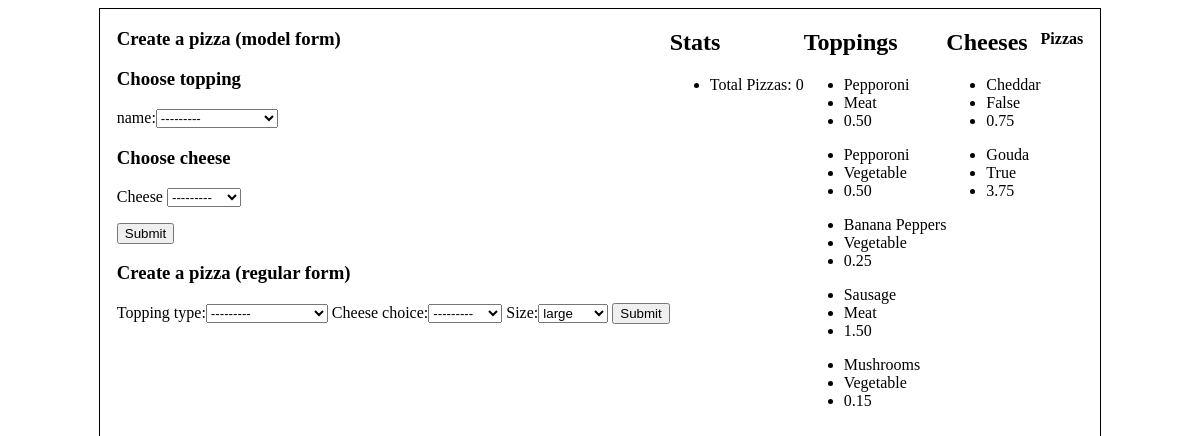
The app's page /, older data.
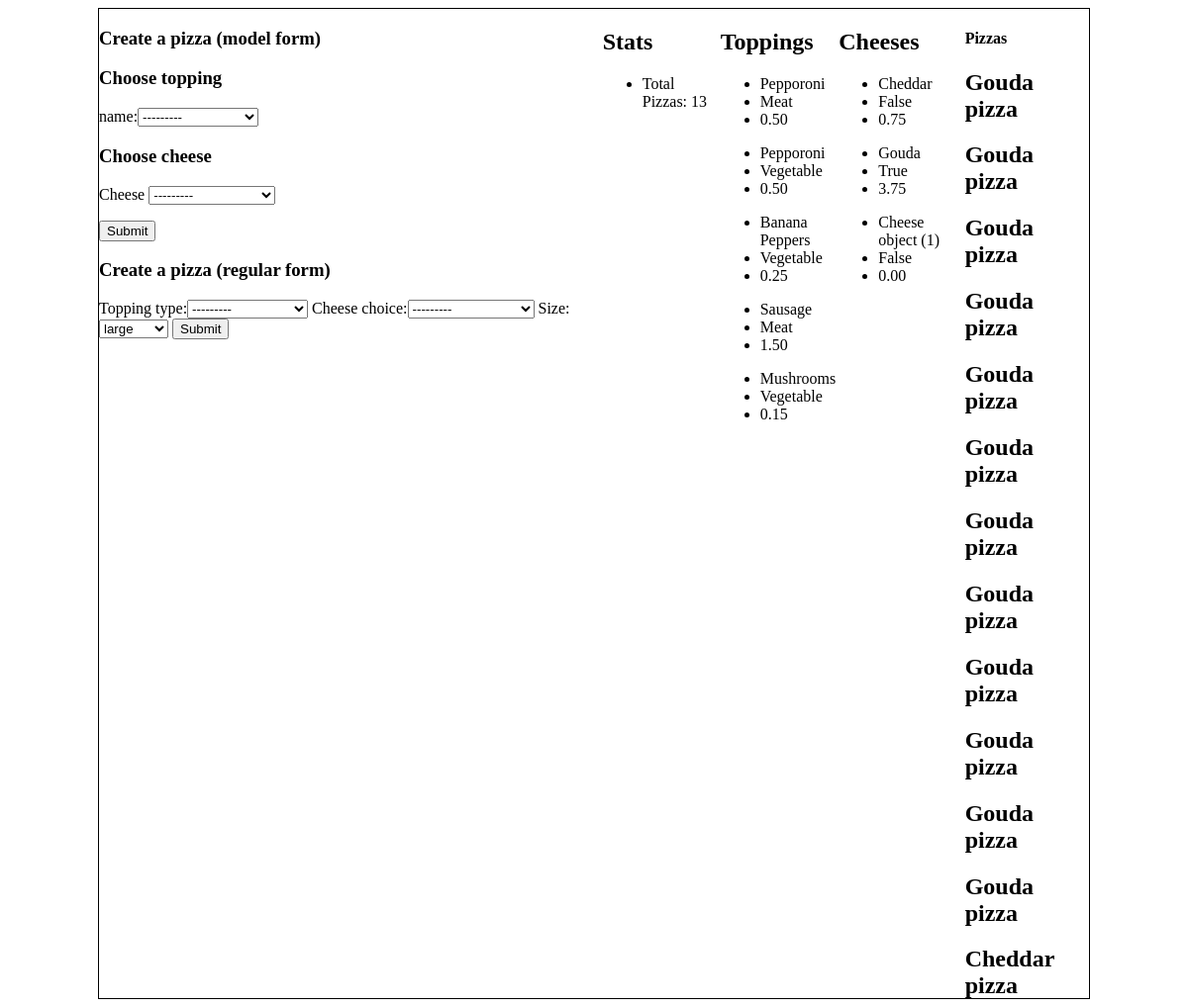
The same page, newer data.
### Pizza/models.py (models this page shows)
class Toppings(models.Model):
    name = models.CharField(max_length=100)
    type = models.ForeignKey(Type, on_delete=models.CASCADE)
    price = models.DecimalField(decimal_places=2, max_digits=300)

class Cheese(models.Model):
    name = models.CharField(max_length=100)
    is_healthy = models.BooleanField(default=False)
    price = models.DecimalField(decimal_places=2, max_digits=300)

class Type (models.Model):
    name = models.CharField(max_length=20) #Meat, Cheese, Etc

class Pizza(models.Model):
    name = models.CharField(max_length=100)
    size = models.CharField(max_length=100)
    toppings = models.ManyToManyField(Toppings)
    cheese = models.ForeignKey(Cheese, on_delete=models.CASCADE)
    price = models.DecimalField(decimal_places=2, max_digits=300)
    total_price = models.DecimalField(null=True, decimal_places=2, max_digits=300)

### Pizza/views.py (the view, shortened to what this page needs)
# urls.py: path('', views.homepage, name="homepage"),
def homepage(request):
    pizza = Pizza.objects.all()
    toppings = Toppings.objects.all()
    cheeses = Cheese.objects.all()
    toppings_form = ToppingsForm
    cheeses_form = CheesesForm
    regular_form = RegularForm
    data = {
        'pizza': pizza,
        'toppings': toppings,
        'cheeses': cheeses,
        'toppings_form': toppings_form,
        'cheeses_form': cheeses_form,
        'regular_form': regular_form,
    }
    return render(request, 'Pizza/index.html', data)

### Pizza/forms.py (called while the page is built)
    @staticmethod
    def label_from_instance(obj):
        return obj.name

    @staticmethod
    def label_from_instance(obj):
        return obj.name

    @staticmethod
    def label_from_instance(obj):
        return obj.name

### templates/Pizza/index.html (shortened to what this page needs)
<!doctype html>
<html>
<head>
</head>
<body>
<main style="display:flex;justify-content: center">
    <section>
        <h3>Create a pizza (model form)</h3>
        <form method="POST">
            <h3>Choose topping</h3>
            <p>name:{{ toppings_form.name }}</p>
            <h3>Choose cheese</h3>
            <p>Cheese {{ cheeses_form.name }}</p>
            <button type="submit">Submit</button>
        </form>
        <h3>Create a pizza (regular form)</h3>
        <form method="POST">
            {{ regular_form.as_table }}
            <button type="submit">Submit</button>
        </form>
    </section>
    <section>
        <h1>Stats </h1>
        <ul>
            <li>Total Pizzas: {{ pizza.count }} </li>
        </ul>
    </section>
    <section>
        <h2> Toppings</h2>
        {% for topping in toppings %}
            <ul>
                <li>{{ topping.name }}</li>
                <li>{{ topping.type.name }}</li>
                <li>{{ topping.price }}</li>
            </ul>
        {% endfor %}
    </section>
    <section>
        <h2> Cheeses</h2>
        {% for cheese in cheeses %}
            <ul>
                <li>{{ cheese.name }}</li>
                <li>{{ cheese.is_healthy }}</li>
                <li>{{ cheese.price }}</li>
            </ul>
        {% endfor %}
    </section>
<section>
    <h4>Pizzas</h4>
    {% for za in pizza %}
        <h2>{{ za.name }}</h2>
    {% endfor %}
</section>
</main>
</body>
</html>

### templates/Pizza/index.html (style rules this page uses)
main { width: 1000px; height: 1000px; margin: 0 auto; border: 1px solid black; }

Row changes from the older to the newer data that the page shows:
added Cheese: name "Cheese object (1)", is_healthy "False", price "0.00"
added Pizza: name "Gouda pizza"
added Pizza: name "Gouda pizza"
added Pizza: name "Gouda pizza"
added Pizza: name "Gouda pizza"
added Pizza: name "Gouda pizza"
added Pizza: name "Gouda pizza"
added Pizza: name "Gouda pizza"
added Pizza: name "Gouda pizza"
added Pizza: name "Gouda pizza"
added Pizza: name "Gouda pizza"
added Pizza: name "Gouda pizza"
added Pizza: name "Gouda pizza"
added Pizza: name "Cheddar pizza"
Text that changed along with them:
{{ pizza.count }}: "0" → "13"
